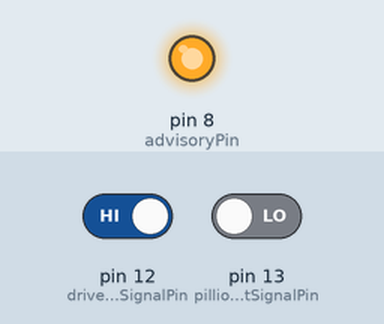
This sketch was run on a simulated Arduino Uno, built with avr-gcc and run on an emulated ATmega328P. Parts: output pins drawn as LEDs (lit = HIGH). The test bench sets the inputs (shaded band); at power-on: pin 13 (pillionSeatBeltSignalPin) LOW, pin 12 (driverSeatBeltSignalPin) HIGH. What the sketch prints to the serial monitor is not drawn.

Above: at 2.2 s.
2.3 s: pin 13 (pillionSeatBeltSignalPin) driven HIGH
At 12.4 s:
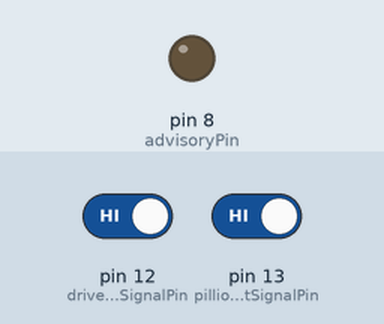
13.5 s: pin 12 (driverSeatBeltSignalPin) driven LOW
At 14.3 s:
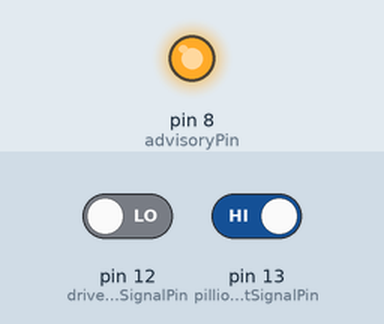
35.5 s: pin 12 (driverSeatBeltSignalPin) driven HIGH
At 36.1 s:
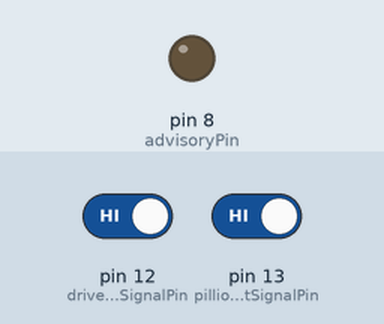
44.5 s: pin 13 (pillionSeatBeltSignalPin) driven LOW
At 45.9 s:
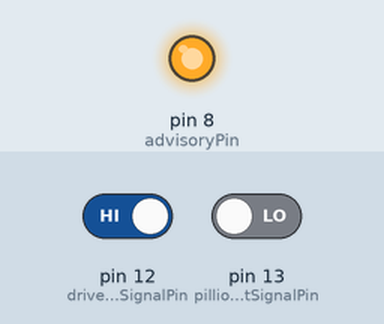
Timing chart, 0 to 67.5 s (numbered marks = the images above; inputs shaded):
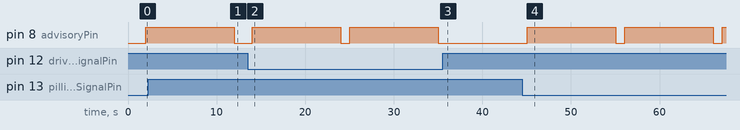

The sketch:

SeatBeltSimple.ino
```cpp
#define driverSeatBeltSignalPin 12
#define pillionSeatBeltSignalPin  13
#define advisoryPin  8


void setup() {
  Serial.begin(9600);
  pinMode(driverSeatBeltSignalPin, INPUT);
  pinMode(pillionSeatBeltSignalPin, INPUT);
  pinMode(advisoryPin, OUTPUT);

  delay(1000);

  Serial.println("Welcome");

}

// the loop function runs over and over again forever
void loop() {

  delay(1000);
  if(   !digitalRead(driverSeatBeltSignalPin)  ||  !digitalRead(pillionSeatBeltSignalPin) ) // driver or  pillion not waering seat belt

    {//Any seat bealt off , play advisory
       playSeatBeltAdvisory();
    }


}


void playSeatBeltAdvisory(){
  digitalWrite(advisoryPin, LOW);
  delay(10);
  digitalWrite(advisoryPin, HIGH);
  delay(10 *1000);//10 Second
  digitalWrite(advisoryPin, LOW);
}
```

Measured:
- after the input at 2.3 s, pin 8 (advisoryPin): goes on until 12.0 s, then stays LOW
- after the input at 13.5 s, pin 8 (advisoryPin): alternates HIGH for 10.0 s and LOW for 1.0 s, starting after 0.52 s
- after the input at 35.5 s, pin 8 (advisoryPin): stays LOW (without the input it goes to HIGH after 0.54 s)
- after the input at 44.5 s, pin 8 (advisoryPin): alternates HIGH for 10.0 s and LOW for 1.0 s, starting after 0.54 s
